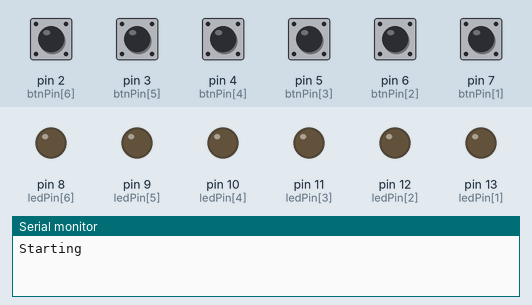
The sketch below on a simulated Arduino Uno, built with avr-gcc and run on an emulated ATmega328P. On the bench: output pins drawn as LEDs (lit = HIGH), the last lines printed to the serial monitor. The test bench sets the inputs (shaded band); at power-on: pin 2 (btnPin[6]), pin 3 (btnPin[5]), pin 4 (btnPin[4]), pin 5 (btnPin[3]), pin 6 (btnPin[2]), pin 7 (btnPin[1]) LOW. Pins used as bus, display or sensor lines are not drawn.

Above: at 1.2 s.
1.3 s: pin 7 (btnPin[1]) pulled HIGH for 0.15 s
At 2.1 s:
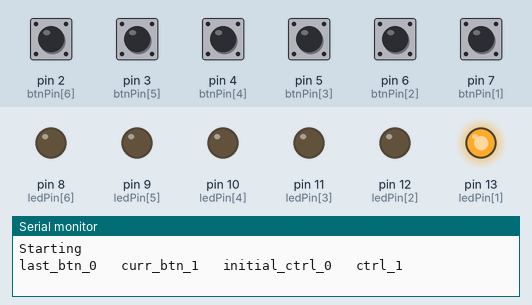
2.9 s: pin 6 (btnPin[2]) pulled HIGH for 0.15 s
At 3.3 s:
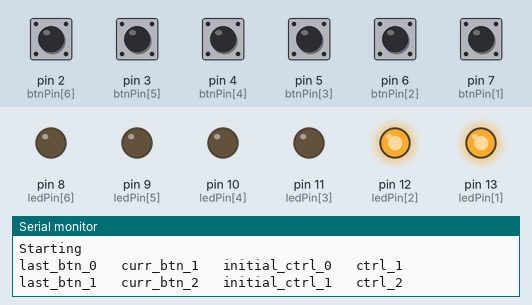
4.5 s: pin 5 (btnPin[3]) pulled HIGH for 0.15 s
At 5.7 s:
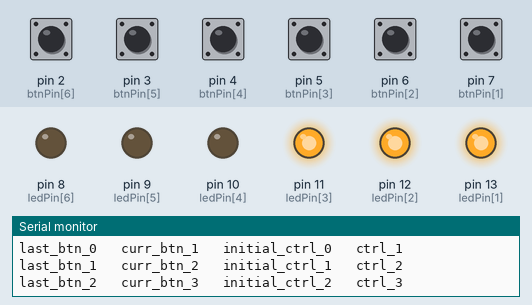
6.1 s: pin 4 (btnPin[4]) pulled HIGH for 0.15 s
At 6.9 s:
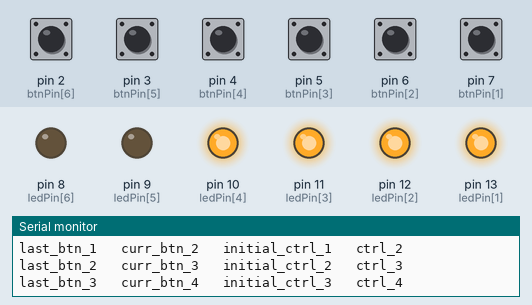
7.7 s: pin 3 (btnPin[5]) pulled HIGH for 0.15 s
At 8.1 s:
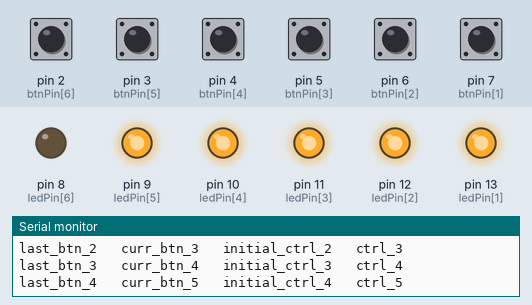
9.3 s: pin 2 (btnPin[6]) pulled HIGH for 0.15 s
At 10.5 s:
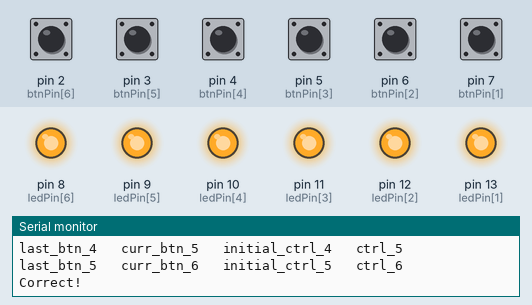
Timing chart, 0 to 12.9 s (numbered marks = the images above; inputs shaded):
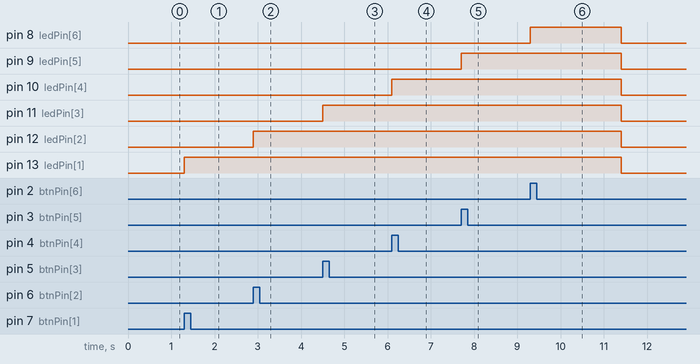

The sketch:

Task2.ino
```cpp
int btnPin[] = { 0,7,6,5,4,3,2 };
int ledPin[] = { 0,13,12,11,10,9,8 };
int buttonState[] = { 0,0,0,0,0,0,0 };
int lastButtonState[] = { 0,0,0,0,0,0,0 };
int led = 0;
int btn = 0;
int i = 0;
int ctrl = 0;
int lastBtn = 0;
int out = 0 ;
void setup() {
  Serial.begin(9600);
  Serial.println("Starting");
  pinMode(led, OUTPUT);
  pinMode(led, OUTPUT);
  pinMode(led, OUTPUT);
  pinMode(led, OUTPUT);
  pinMode(led, OUTPUT);
  pinMode(led, OUTPUT);
  pinMode(led, OUTPUT);
  for (led = 8; led <= 13; led++) { pinMode(led, OUTPUT); }
  for (btn = 2; btn <= 7;  btn++) { pinMode(btn, INPUT);  }


}

void loop() {
  for (i = 1; i <= 6; i++) {
    if (wasBtnPushed(i) > 0) {
      if (wasBtnPushed(i) != lastBtn) {
        Serial.print("last_btn_");Serial.print(lastBtn);
        Serial.print("   curr_btn_"); Serial.print(i);
        Serial.print("   initial_ctrl_"); Serial.print(ctrl);
        if (ctrl == 0 && wasBtnPushed(i) == 1) { ctrl = 1; digitalWrite(ledPin[i], HIGH); }
        if (ctrl == 1 && wasBtnPushed(i) == 2) { ctrl = 2; digitalWrite(ledPin[i], HIGH);}
        if (ctrl == 2 && wasBtnPushed(i) == 3) { ctrl = 3; digitalWrite(ledPin[i], HIGH);}
        if (ctrl == 3 && wasBtnPushed(i) == 4) { ctrl = 4; digitalWrite(ledPin[i], HIGH);}
        if (ctrl == 4 && wasBtnPushed(i) == 5) { ctrl = 5; digitalWrite(ledPin[i], HIGH);}
        if (ctrl == 5 && wasBtnPushed(i) == 6) { ctrl = 6; digitalWrite(ledPin[i], HIGH);}

        if (ctrl == 0 && wasBtnPushed(i) == 2) { reset(); }
        if (ctrl == 0 && wasBtnPushed(i) == 3) { reset(); }
        if (ctrl == 0 && wasBtnPushed(i) == 4) { reset(); }
        if (ctrl == 0 && wasBtnPushed(i) == 5) { reset(); }
        if (ctrl == 0 && wasBtnPushed(i) == 6) { reset(); }

        if (ctrl == 1 && wasBtnPushed(i) == 3) { reset(); }
        if (ctrl == 1 && wasBtnPushed(i) == 4) { reset(); }
        if (ctrl == 1 && wasBtnPushed(i) == 5) { reset(); }
        if (ctrl == 1 && wasBtnPushed(i) == 6) { reset(); }

        if (ctrl == 2 && wasBtnPushed(i) == 1) { reset(); }
        if (ctrl == 2 && wasBtnPushed(i) == 4) { reset(); }
        if (ctrl == 2 && wasBtnPushed(i) == 5) { reset(); }
        if (ctrl == 2 && wasBtnPushed(i) == 6) { reset(); }

        if (ctrl == 3 && wasBtnPushed(i) == 1) { reset(); }
        if (ctrl == 3 && wasBtnPushed(i) == 2) { reset(); }
        if (ctrl == 3 && wasBtnPushed(i) == 5) { reset(); }
        if (ctrl == 3 && wasBtnPushed(i) == 6) { reset(); }

        if (ctrl == 4 && wasBtnPushed(i) == 1) { reset(); }
        if (ctrl == 4 && wasBtnPushed(i) == 2) { reset(); }
        if (ctrl == 4 && wasBtnPushed(i) == 3) { reset(); }
        if (ctrl == 4 && wasBtnPushed(i) == 6) { reset(); }

        if (ctrl == 5 && wasBtnPushed(i) == 1) { reset(); }
        if (ctrl == 5 && wasBtnPushed(i) == 2) { reset(); }
        if (ctrl == 5 && wasBtnPushed(i) == 3) { reset(); }
        if (ctrl == 5 && wasBtnPushed(i) == 4) { reset(); }

        Serial.print("   ctrl_"); Serial.println(ctrl);
        lastBtn = wasBtnPushed(i);
        delay(100);
      }
    if (ctrl == 6) {
      digitalWrite(out,HIGH);
      Serial.print("Correct!");
      delay(2000);
      reset();


    }
    }
  }
}

void reset() {
  for(led = 1; led <= 6; led++) {
    digitalWrite(ledPin[led], LOW);
  }
  Serial.print("has reset all");
  ctrl = 0;
  lastBtn = 0;
}

int wasBtnPushed(int x) {
  buttonState[x] = digitalRead(btnPin[x]);
    if (buttonState[x] != lastButtonState[x]) {
      if (buttonState[x] == HIGH) { return x; }
    }
  lastButtonState[x] = buttonState[x];
}
```

Measured:
- after the input at 1.3 s, pin 13 (ledPin[1]): LOW → HIGH at once
- after the input at 2.9 s, pin 12 (ledPin[2]): LOW → HIGH at once
- after the input at 4.5 s, pin 11 (ledPin[3]): LOW → HIGH at once
- after the input at 6.1 s, pin 10 (ledPin[4]): LOW → HIGH at once
- after the input at 7.7 s, pin 9 (ledPin[5]): LOW → HIGH at once
- after the input at 9.3 s, pin 8 (ledPin[6]): LOW → HIGH at once, → LOW 2.1 s later; pin 9 (ledPin[5]), pin 10 (ledPin[4]), pin 11 (ledPin[3]), pin 12 (ledPin[2]), pin 13 (ledPin[1]): HIGH → LOW after 2.1 s
